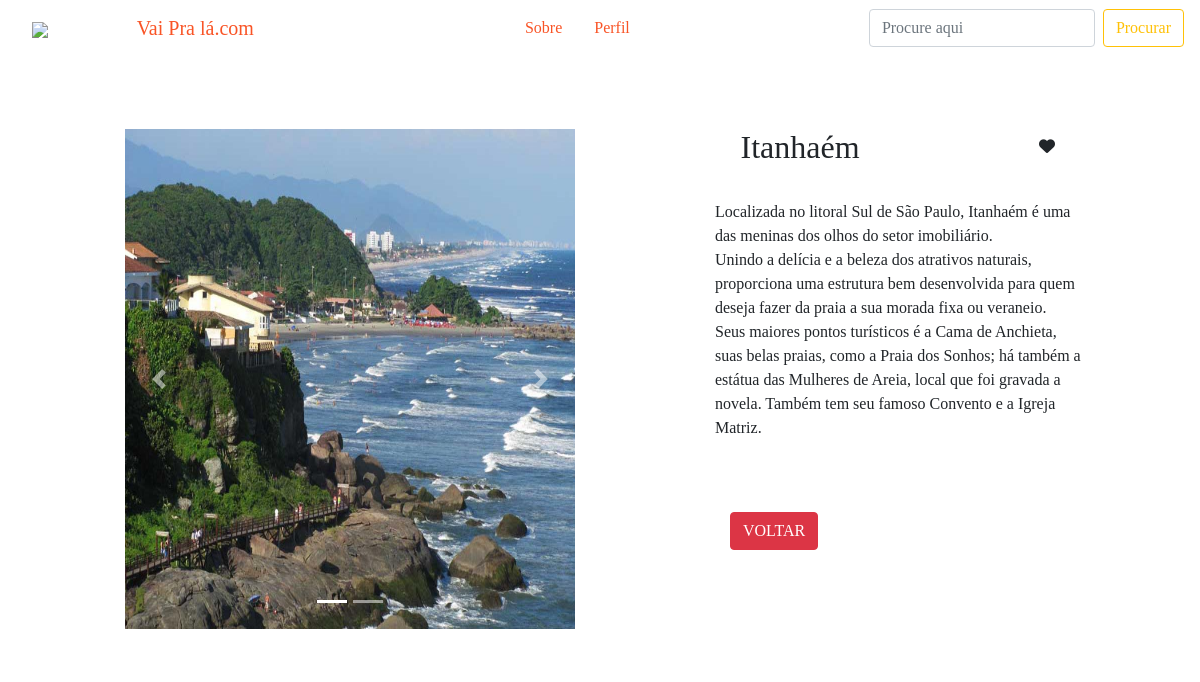
Page /cidades.php?codigo_filtro=122 (signed in) on the committed database.
### tables this page shows
CREATE TABLE `cidade` (
  `cd_cidade` int(3) UNSIGNED NOT NULL,
  `id_estado` int(20) UNSIGNED NOT NULL,
  `nm_cidade` varchar(20) NOT NULL,
  `info` text NOT NULL,
  `maps` varchar(999) NOT NULL,
  `foto` text DEFAULT NULL
);

### cidades.php (the view, shortened to what this page needs)
<?php
include 'banco/conexao.php';
include 'css/header.php';
?>
<!DOCTYPE html>
<html lang="en">
<head>
    <link rel="stylesheet" href="https://maxcdn.bootstrapcdn.com/bootstrap/4.5.2/css/bootstrap.min.css">
</head>
<body>
<?php
		if (isset($_SESSION['usuario'])){
			echo "<nav class='navbar nav-expand-lg bg-white'>
			<a class='navbar-brand nav-link justify-content-center' href='index.php'>
			 <img src='img/cristo.png' width='100' class='d-inline-block align-center justify-content-center'>
			 Vai Pra lá.com
		   </a>
		   <ul class='nav justify-content-end'>
			   <li class='nav-item'><a href='sobre.php' class='nav-link'>Sobre</a></li>
			   <li class='nav-item'><a href='perfil.php' class='nav-link'>Perfil</a></li>
			</ul>
            <ul class='nav justify-content-end'>
              <form method='post' action='pesquisa.php' class='form-inline my-2 my-lg-0'>
                  <input class='form-control mr-sm-2' type='search' id='pesquisa' name='pesquisa' placeholder='Procure aqui'>
                  <button class='btn btn-outline-warning' type='submit'>Procurar</button>
              </form>
            </ul>
		 </nav>";
		}
?>
    <br>
    <div class='container-fluid'>
        <br>
        <div class='row'>
            <div class='col-sm-5 offset-md-1 bg-white' id='caixas2'>
                <div class="carousel slide" id="carrosel" data-ride="carousel">
                    <ul class="carousel-indicators">
                        <li class="active" data-target='#carrosel' data-slide-to="0" ></li>
                        <li data-target='#carrosel' data-slide-to="1"></li>
                    </ul>
                    <div class="carousel-inner">
                        <div class="carousel-item active">
                                <?php
                                    $sql = "SELECT * FROM cidade WHERE cidade.cd_cidade= ".$_GET['codigo_filtro'];
                                      if($query = $mysqli->query($sql)){
                                            while($dados = $query->fetch_object()){
                                              $foto = $dados->cd_cidade;
                                              echo "<img width='500' height='500' src='img/cidade/".$foto.".jpg'>";
                                            }
                                        }
                                ?>
                        </div>
                    </div>
                    <a href="#carrosel" class="carousel-control-prev" data-slide="prev">
                        <span class="carousel-control-prev-icon"></span>
                    </a>
                    <a href="#carrosel" class="carousel-control-next" data-slide="next">
                        <span class="carousel-control-next-icon"></span>
                    </a>
                </div>
            </div>
            <div class='col-sm-4 offset-md-1 bg-white' id='caixinha'>
                <div id='caixinha'>
                <center>
                    <?php
                        $sql = "SELECT * FROM cidade WHERE cidade.cd_cidade= ".$_GET['codigo_filtro'];
                            if($query = $mysqli->query($sql)){
                                while($dados = $query->fetch_object()){
                                    $nm_cidade = "<br>
                                    <div class='row'>
                                        <div class='col-sm-6'>
                                            <h2>".$dados->nm_cidade."</h2>
                                        </div>
                                        <br>
                                        <br>
                                        <br>";
                                }
                                echo $nm_cidade;
                                if (isset($_SESSION['usuario'])){
                                    $fav = false;
                                    if($query2 = $mysqli->query("select * from favorito where id_usuario = ".$_SESSION['usuario'])){
                                        while($data = $query2->fetch_object()){
                                            if($data->id_cidade == $_SESSION['cd_cidade']){
                                                $fav = true;
                                            }
                                        }
                                    }
                                    if($fav){
                                        echo "
                                                  <div class='col-sm-6 float-right'>
                                                      <i class='fas fa-heart float-right'></i>
                                                  </div>
                                              </div>";
                                    }else{
                                        echo "
                                              <div class='col-sm-6'>
                                                  <a id='favoritar' value='".$_SESSION['cd_cidade']."' class='btn btn-danger bnt-sm float-right'><i class='fas fa-heart'></i></a>
                                              </div>
                                          </div>";
                                    }
                                }
                            }
                    ?>
                </center>
                </div>
                <div data-spy="scroll" data-target="#navbar-vertical" data-offset="0" class='scrollspysite'>
                    <?php
                        $sql = "SELECT * FROM cidade WHERE cidade.cd_cidade= ".$_GET['codigo_filtro'];
                            if($query = $mysqli->query($sql)){
                              while($dados = $query->fetch_object()){
                                $info=$dados->info;
                              }
                                echo $info;
                            }
                    ?>
                    <br>
                    <br>
                    <br>
                    <br>
                    <div class='container'>
                        <a href='destino.php' class='btn btn-danger bnt-sm float-left'>VOLTAR</a>
                    </div>
                </div>
            </div>
        </div>
        <br>
    </div>
</body>
</html>

### cidades.php (style rules this page uses)
body { background-image: url(img/cidades.jpg); background-size: cover; background-repeat: no-repeat; }
.scrollspysite { position:relative; overflow: auto; height: 400px; }
#caixas2 { border-radius: 10px; padding: 25px; height: relative; }
* { font-family: 'DM Serif Display', serif; }
a { color:#f95426; }
.fas { margin-left: 30px; margin-right: 30px; margin-top: 10px; }

### rows in the picture
cidade: nm_cidade "Itanhaém", info "Localizada no litoral Sul de São Paulo, Itanhaém é uma das meninas dos olhos do setor imobiliário. Unindo a delícia e a beleza dos atrativos naturais, proporciona uma estrutura bem desenvolvida para quem deseja fazer da praia a sua morada fixa ou veraneio. Seus maiores pontos turísticos é a Cama de Anchieta, suas belas praias, como a Praia dos Sonhos; há também a estátua das Mulheres de Areia, local que foi gravada a novela. Também tem seu famoso Convento e a Igreja Matriz."
